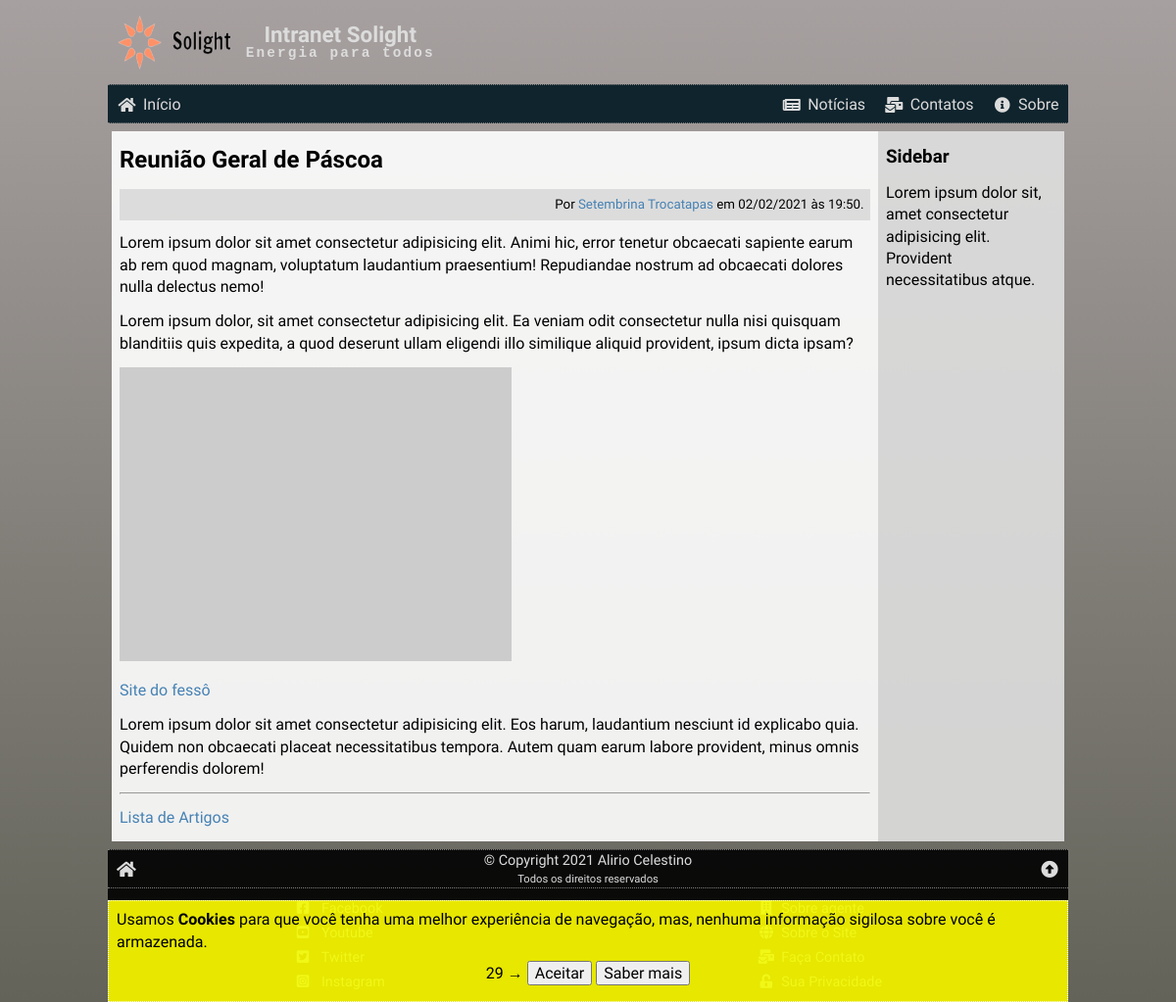
The app's page /ler.php?id=2 with its own data.
### tables this page shows
CREATE TABLE content (
    cont_id INT NOT NULL PRIMARY KEY AUTO_INCREMENT,
    cont_date TIMESTAMP DEFAULT CURRENT_TIMESTAMP,
    cont_image VARCHAR(255) NOT NULL,
    cont_title VARCHAR(127) NOT NULL,
    cont_preview VARCHAR(255) NOT NULL,
    cont_text LONGTEXT NOT NULL,
    cont_author INT NOT NULL,
    cont_status ENUM ('ativo', 'inativo') DEFAULT 'ativo',
    FOREIGN KEY (cont_author) REFERENCES authors (aut_id)
);

CREATE TABLE authors (
    aut_id INT NOT NULL PRIMARY KEY AUTO_INCREMENT,
    aut_date TIMESTAMP DEFAULT CURRENT_TIMESTAMP,
    aut_avatar VARCHAR(255) NOT NULL,
    aut_name VARCHAR(127) NOT NULL,
    aut_link VARCHAR(255) NOT NULL,
    status ENUM ('ativo', 'inativo') DEFAULT 'ativo'
);

### ler.php (the view, shortened to what this page needs)
<?php
require('./_config.php');
$artHTML = '';
$id = (isset($_GET['id'])) ? intval($_GET['id']) : 0;
$sql = "SELECT *, DATE_FORMAT(cont_date, '%d/%m/%Y às %H:%i') AS datebr
        FROM `content`
        INNER JOIN authors ON aut_id = cont_author
        WHERE `cont_id` = '{$id}' AND `cont_status` = 'ativo'";
$res = $conn->query($sql);
$art = $res->fetch_assoc();
$artHTML .= <<<HTML
    <h2>{$art['cont_title']}</h2>
    <small class="autordata">
        Por <a href="{$art['aut_link']}" target="_blank">{$art['aut_name']}</a> em {$art['datebr']}.
    </small>
    {$art['cont_text']}
    <hr>
    <p class="center">
        <a href="/">Lista de Artigos</a>
    </p>
HTML;
require('./_header.php');
?>
<article>
    <?php echo $artHTML ?>
</article>
<aside>
    <h3>Sidebar</h3>
    <p>Lorem ipsum dolor sit, amet consectetur adipisicing elit. Provident necessitatibus atque.</p>
</aside>
<?php
require('./_footer.php');
?>

### css/global.css (style rules this page uses)
* { box-sizing: border-box; outline: none; }
html, body { font-family: 'Grandstander', cursive; font-size: 16px; position: relative; width: 100%; height: 100%; padding: 0; margin: 0; line-height: 1.4; }
header, nav, main, article, aside, footer { display: block; }
h1, h2, h3, h4, h5, p { margin: .8rem 0; }
a { color: steelblue; text-decoration: none; transition: .2s; }
body { background-image: linear-gradient(rgb(167, 160, 160), rgb(99, 99, 89)); background-attachment: fixed; background-size: cover; background-position-x: left; }
article { background: rgba(255, 255, 255, .9); overflow: auto; margin-top: .5rem; padding: 0 .5rem; flex: 4; }
aside { background: rgba(223, 223, 223, .9); overflow: auto; margin-top: .5rem; padding: 0 .5rem; }
@media (min-width: 575px) { article { margin-left: .25rem; } }
@media (min-width: 575px) { aside { min-width: 190px; max-width: 190px; margin-right: .25rem; } }

### css/ler.css (style rules this page uses)
.autordata { background: rgba(0,0,0,.1); display: block; padding: .4rem; text-align: right; }

### records on screen
content: cont_title "Reunião Geral de Páscoa", cont_author.aut_name "Setembrina Trocatapas", cont_text "Lorem ipsum dolor sit amet consectetur adipisicing elit. Animi hic, error tenetur obcaecati sapiente earum ab rem quod magnam, voluptatum laudantium praesentium! Repudiandae nostrum ad obcaecati dolores nulla delectus nemo! Lorem ipsum dolor, sit amet consectetur adipisicing elit. Ea veniam odit consectetur nulla nisi quisquam blanditiis quis expedita, a quod deserunt ullam eligendi illo similique aliquid provident, ipsum dicta ipsam? Site do fessô Lorem ipsum dolor sit amet consectetur adipisicing elit. Eos harum, laudantium nesciunt id explicabo quia. Quidem non obcaecati placeat necessitatibus tempora. Autem quam earum labore provident, minus omnis perferendis dolorem!"

### other values on screen
$_C['siteName'] "Solight"
$_C['siteSlogan'] "Energia para todos"
$art['datebr'] "02/02/2021 às 19:50"
$_C['copyright'] "© Copyright 2021 Alirio Celestino"
